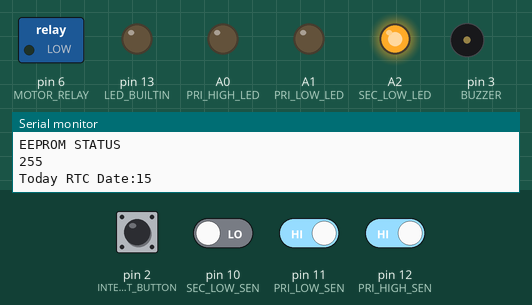
This sketch was run on a simulated Arduino Uno, built with avr-gcc and run on an emulated ATmega328P. Shown: switched loads named in the sketch (green lamp = pin HIGH), output pins drawn as LEDs (lit = HIGH), buzzer (waves = sounding, pin HIGH), the last lines printed to the serial monitor. The inputs (shaded band) are chosen by the test bench; at power-on: pin 2 (INTERRUPT_BUTTON), pin 11 (PRI_LOW_SEN), pin 12 (PRI_HIGH_SEN) HIGH, pin 10 (SEC_LOW_SEN) LOW. The local clock reads 2024-03-15 10:24:30 at power-on unless the sketch sets it; EEPROM starts erased.

Above: at 8.0 s.
8.1 s: pin 12 (PRI_HIGH_SEN) driven LOW
At 9.8 s:
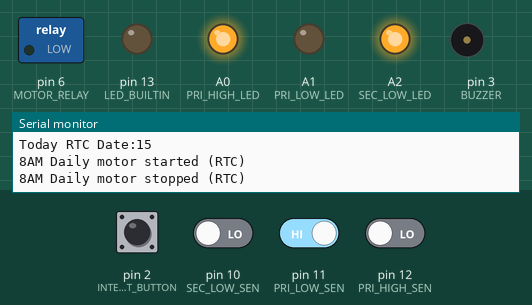
10.4 s: pin 10 (SEC_LOW_SEN) driven HIGH
At 11.5 s:
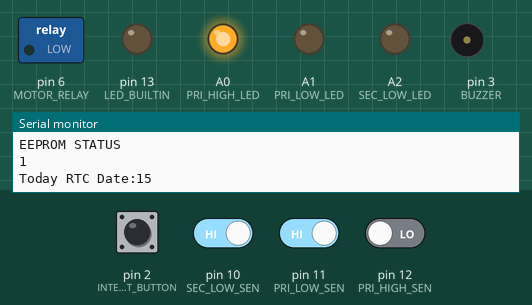
12.6 s: pin 11 (PRI_LOW_SEN) driven LOW
At 13.9 s:
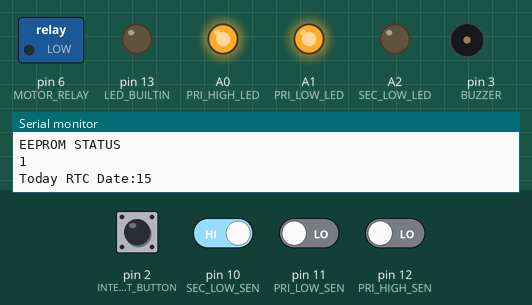
14.9 s: pin 12 (PRI_HIGH_SEN) driven HIGH
At 16.2 s:
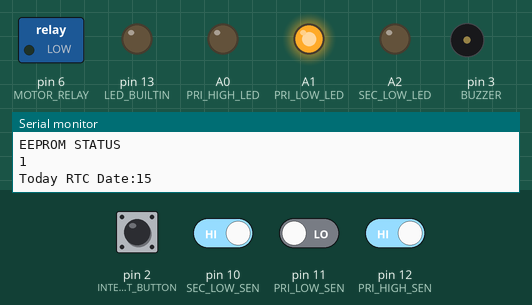
19.9 s: pin 10 (SEC_LOW_SEN) driven LOW
At 21.3 s:
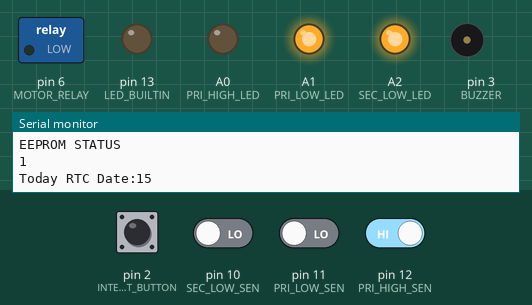
Timing chart, 0 to 22.9 s (numbered marks = the images above; inputs shaded):
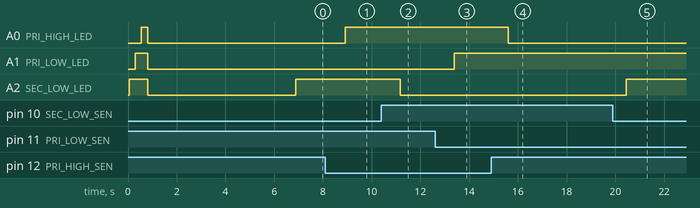

Measured:
- after the input at 8.1 s, pin 6 (MOTOR_RELAY): stays LOW (without the input it goes to HIGH after 1.3 s); A0 (PRI_HIGH_LED): LOW → HIGH after 0.82 s
- after the input at 10.4 s, A2 (SEC_LOW_LED): HIGH → LOW after 0.78 s
- after the input at 12.6 s, A1 (PRI_LOW_LED): LOW → HIGH after 0.79 s
- after the input at 14.9 s, A0 (PRI_HIGH_LED): HIGH → LOW after 0.71 s
- after the input at 19.9 s, A2 (SEC_LOW_LED): LOW → HIGH after 0.55 s

The sketch:

WaterFilling_System_Updated-Code.ino
```cpp
/* The general functionality of the system is as follows:
  (1) The system pumps water at 8am daily to fill the tank at the start of the day, an I2C RTC (DS1307) is used to keep track of time
    EEPROM is updated daily with the data of motor running state for the day. If the motor has pumped water at 8am the
    run_today flag is true and this the motor only polls the sensor throughout the day to check for any water shortage.
    If the flag is false it means the motor has not run today and thus it is turned on automatically to fill water

  (2) After that system polls the float sensors on regular interval using an debounce algorithm
    to remove any false data and turn on the motor if needed.

  (3) Incase RTC is not available the system still functions but the start and stop timing of the motor to conserve electricity bill will not work
*/

#include <Wire.h>
#include <TimeLib.h>
#include <DS1307RTC.h>
#include <EEPROM.h>

#define MOTOR_RELAY 6                      //Pin declarations
#define PRI_LOW_SEN 11
#define PRI_HIGH_SEN 12
#define SEC_LOW_SEN 10
#define SEC_LOW_LED A2
#define PRI_LOW_LED A1
#define PRI_HIGH_LED A0
#define INTERRUPT_BUTTON 2
#define START_TIME 8
#define END_TIME 17
#define FULL LOW
#define EMPTY HIGH
#define BUZZER 3

byte date_today_addr = 0;                   // Declaring eeprom locations for saving motor run dates and status
byte run_today_addr = 1;
bool force_run = false;
bool fault= false;

void setup() {
  Serial.begin(9600);                       // initialize serial
  while (!Serial);                          // Wait for serial
  // Firmware information
  String firmwareVersion = "1.0.1";         // Example firmware version
  String firmwareDate = __DATE__;           // Predefined macro for compile date
  String firmwareTime = __TIME__;           // Predefined macro for compile time

  // Print firmware and serial number details
  Serial.println("Firmware Version: " + firmwareVersion);
  Serial.println("Firmware Build Date: " + firmwareDate);
  Serial.println("Firmware Build Time: " + firmwareTime);

  Serial.println("Waiting for reset signal");
  pinMode(PRI_LOW_SEN, INPUT);
  pinMode(PRI_HIGH_SEN, INPUT);
  pinMode(SEC_LOW_SEN, INPUT);
  pinMode(MOTOR_RELAY, OUTPUT);
  pinMode(LED_BUILTIN, OUTPUT);
  pinMode(SEC_LOW_LED, OUTPUT);
  pinMode(PRI_LOW_LED, OUTPUT);
  pinMode(PRI_HIGH_LED, OUTPUT);
  pinMode(BUZZER, OUTPUT);
  pinMode(INTERRUPT_BUTTON, INPUT_PULLUP);


  digitalWrite(SEC_LOW_LED, HIGH);        // LEDs on sequence (helps diagnose if the system is running properly)
  delay(250);
  digitalWrite(PRI_LOW_LED, HIGH);
  delay(250);
  digitalWrite(PRI_HIGH_LED, HIGH);
  delay(250);

  digitalWrite(SEC_LOW_LED, LOW);
  digitalWrite(PRI_LOW_LED, LOW);
  digitalWrite(PRI_HIGH_LED, LOW);

  bool resetTime = false;
  unsigned long startTime = millis();

  // Check if the reset button is pressed for 2 seconds within the first 5 seconds
  while (millis() - startTime < 5000)
  {
    if (read_sensor(INTERRUPT_BUTTON, 2000) == LOW)
    {
      resetTime = true;
      break;
    }
  }

  if (resetTime)                    // if reset is requested , reset time to 12:00 PM 1st Jan 2025
  {
    tmElements_t tm_tmp;
    tm_tmp.Hour = 12;  // Set time to 12:00 PM
    tm_tmp.Minute = 0;
    tm_tmp.Second = 0;
    tm_tmp.Day = 1;    // Arbitrary day (e.g., 1st)
    tm_tmp.Month = 1;  // Arbitrary month (e.g., January)
    tm_tmp.Year = CalendarYrToTm(2025); // Set year to 2024

    if (RTC.write(tm_tmp))
    {
      Serial.println("Time reset to 12:00 PM 1st Jan 2025.");
      EEPROM.update(date_today_addr, 1);
      EEPROM.update(run_today_addr, false);
      digitalWrite(BUZZER, HIGH);
      delay(2000);
      digitalWrite(BUZZER, LOW);
    }
    else
    {
      Serial.println("Failed to reset time!");
      fault = true;
    }
  }
  else
  {
    tmElements_t tm_tmp;
    Serial.println("DS1307RTC Read Test");
    Serial.println("-------------------");

    if (RTC.read(tm_tmp))
    {
      Serial.print("Ok, Time = ");
      print2digits(tm_tmp.Hour);
      Serial.write(':');
      print2digits(tm_tmp.Minute);
      Serial.write(':');
      print2digits(tm_tmp.Second);
      Serial.print(", Date (D/M/Y) = ");
      Serial.print(tm_tmp.Day);
      Serial.write('/');
      Serial.print(tm_tmp.Month);
      Serial.write('/');
      Serial.print(tmYearToCalendar(tm_tmp.Year));
      Serial.println();
    }
    else if (RTC.chipPresent())
    {                                   // Beep 3 times in setup time if RTC is present but not set
      Serial.println("The DS1307 is stopped.  Please run the SetTime");
      Serial.println("example to initialize the time and begin running.");
      Serial.println();
      fault = true;                     // Set fault flag if RTC not configured
      for (byte i = 0; i < 3; i++)
      {
        digitalWrite(BUZZER, HIGH);
        delay(500);
        digitalWrite(BUZZER, LOW);
        delay(500);
      }
    }
    else
    {                                // Beep 5 times in setup time if RTC is not present
      Serial.println("DS1307 read error!  Please check the circuitry.");
      Serial.println();
      fault = true;                  // Set fault flag if RTC not present
      for (byte i = 0; i < 5; i++)
      {
        digitalWrite(BUZZER, HIGH);
        delay(500);
        digitalWrite(BUZZER, LOW);
        delay(500);
      }
    }
  }
  // Attach interrupt after setup logic
  attachInterrupt(digitalPinToInterrupt(INTERRUPT_BUTTON), buttonPressed, LOW);
}

void loop() {

  int eeprom_date = EEPROM.read(date_today_addr);
  delay(1);
  int eeprom_motor_run = EEPROM.read(run_today_addr);
  delay(1);
  Serial.println("Main Loop Entered\n\n");
  Serial.println("EEPROM DATE");                               // Display last motor run date and status here
  Serial.println(eeprom_date);
  Serial.println();
  Serial.println("EEPROM STATUS");
  Serial.println(eeprom_motor_run);
  Serial.println();

  tmElements_t tm;
  digitalWrite(SEC_LOW_LED, !digitalRead(SEC_LOW_SEN));        // LEDs show current sensor values
  digitalWrite(PRI_LOW_LED, !digitalRead(PRI_LOW_SEN));
  digitalWrite(PRI_HIGH_LED, !digitalRead(PRI_HIGH_SEN));
  digitalWrite(LED_BUILTIN, fault);                            // Turn on built-in led incase of fault

  // Check if force_run flag is set and start motor accordingly
  if (force_run)
  {
    Serial.println("Force run triggered");
    Serial.println("Motor started by force_run");
    run_motor();
    Serial.println("Motor stopped after force_run");
    force_run = false;                                        // Reset the flag after motor operation
  }

  if (RTC.read(tm))
  {
    Serial.print("Today RTC Date:");
    Serial.println(tm.Day);
    Serial.println();

    if ((eeprom_date == tm.Day))                // function check if motor has been run today, turns it on at the start of the day incase it has not
    {
      if (((tm.Hour) >= START_TIME) && ((tm.Hour) < END_TIME))
      {
        if (!eeprom_motor_run)
        {
          Serial.println("8AM Daily motor started (RTC)");
          run_motor();
          Serial.println("8AM Daily motor stopped (RTC)");
          EEPROM.update(run_today_addr, true);
          delay(1);
        }
        // Keep checking the sensors to check for tank water shortage
        else if ((read_sensor(PRI_HIGH_SEN, 200) == EMPTY) && (read_sensor(PRI_LOW_SEN, 200) == EMPTY))
        {
          Serial.println("motor started due to low water level (RTC)");
          run_motor();
          Serial.println("motor stopped due to water level full (RTC)");
        }
      }
    }
    else
    {
      // Update the EEPROM date with RTC Date
      EEPROM.update(date_today_addr, tm.Day);
      delay(1);
      EEPROM.update(run_today_addr, false);
      delay(1);
    }
  }

  else
  { // Run Motor if RTC not present with beeps to notify user
    digitalWrite(BUZZER, HIGH);                         // Buzzer for RTC fault
    delay(1000);
    digitalWrite(BUZZER, LOW);
    delay(1000);
    Serial.println("RTC Error");
    fault = true;                                       // Set fault flag
    if ((read_sensor(PRI_HIGH_SEN, 200) == EMPTY) && (read_sensor(PRI_LOW_SEN, 200) == EMPTY))       //seperate recursive function is used which double checks the sensor value and return it if they are equal
    {
      Serial.println("motor started (No RTC)");
      run_motor();
      Serial.println("motor stopped (No RTC)");
    }
  }
  delay(2000);
}

void buttonPressed()                      //interrupt service rountine to force the microcontroller using external push button
{
  Serial.write("Interrupt entered \n");
  if ((read_sensor(PRI_HIGH_SEN, 200) == EMPTY) && (read_sensor(SEC_LOW_SEN, 200) == FULL))
  {
    force_run = true;
  }
}

bool read_sensor(int pin,int ms)          //recursive function checks the value twice to avoid bounce issues/change sampling interval
{
  bool state1 = digitalRead(pin);
  delay(ms);
  bool state2 = digitalRead(pin);
  if (state1 != state2)
  {
    bool x = read_sensor(pin, ms);
    return x;
  }
  return state2;
}

void print2digits(int number)
{
  if (number >= 0 && number < 10)
  {
    Serial.write('0');
  }
  Serial.print(number);
}

void run_motor()
{
  while ((read_sensor(PRI_HIGH_SEN, 200) == EMPTY) && (read_sensor(SEC_LOW_SEN, 200) == FULL))        //even if RTC is not available or not working the system neglects the start and stop timing of the motor
  {
    digitalWrite(MOTOR_RELAY, HIGH);
    digitalWrite(SEC_LOW_LED, !digitalRead(SEC_LOW_SEN));
    digitalWrite(PRI_LOW_LED, !digitalRead(PRI_LOW_SEN));
    digitalWrite(PRI_HIGH_LED, !digitalRead(PRI_HIGH_SEN));
    delay(5000);
    if (digitalRead(PRI_HIGH_SEN) == FULL)
    {
      Serial.write("Primary Tank FULL \n");
    }
    if (digitalRead(SEC_LOW_SEN) == EMPTY)
    {
      Serial.write("Secondary Tank LOW \n");
    }
  }
  digitalWrite(MOTOR_RELAY, LOW);
}
```
